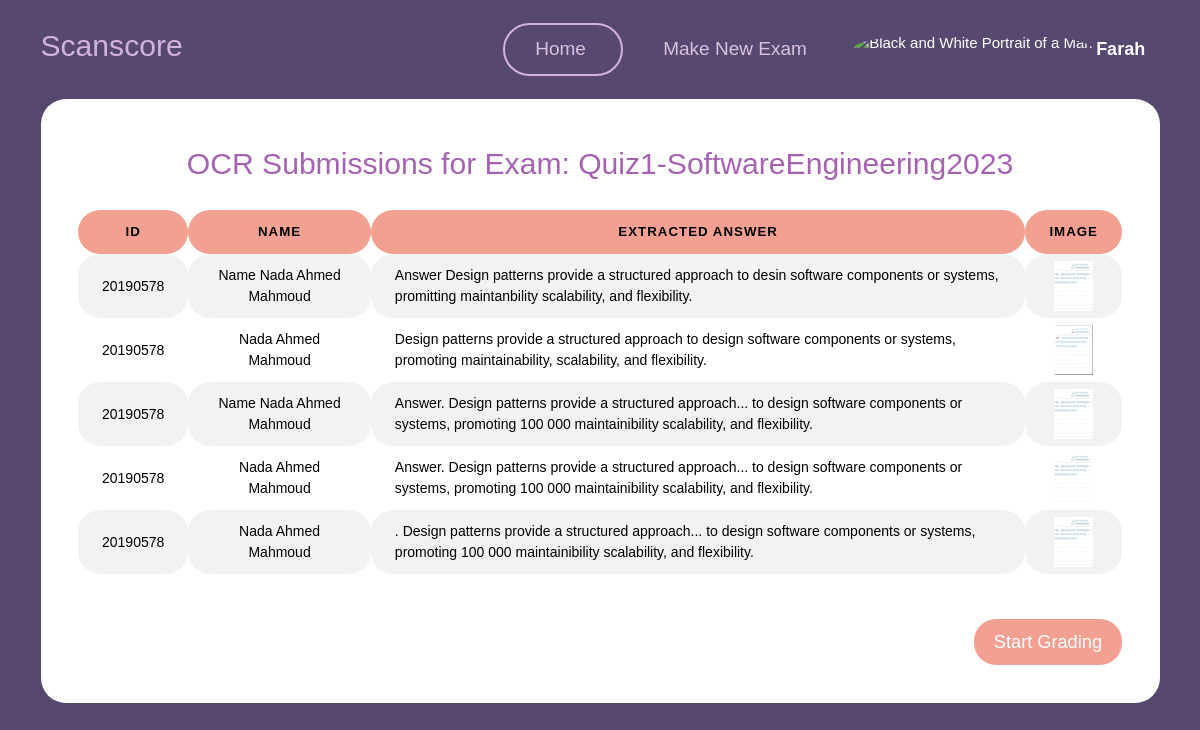
Screenshot of /teacher/exam/28/view_submissions_ocr/ (signed in) with the database file from the repository.
### myapp/models.py (models this page shows)
class User(AbstractUser):
    userType = models.CharField(max_length=10, choices=[('teacher', 'Teacher'), ('student', 'Student')])

class Exam(models.Model):
    name = models.CharField(max_length=100)
    teacher = models.ForeignKey(User, on_delete=models.CASCADE)
    question= models.TextField(max_length=10000)
    model_answer = models.TextField(max_length=10000)
    keywordsList = models.TextField(max_length=10000,null=True,blank=True)
    is_active = models.BooleanField(default=False)
    time_created = models.DateTimeField(auto_now_add=True)
    time_updated = models.DateTimeField(auto_now=True)
    ocr_graded = models.BooleanField(default=False)

class ExamSubmissionOCR(models.Model):
    exam = models.ForeignKey(Exam, on_delete=models.CASCADE, related_name='ocr_submissions')
    teacher = models.ForeignKey(User, on_delete=models.CASCADE, related_name='ocr_submissions')
    student_id = models.CharField(max_length=20)
    student_name= models.CharField(max_length=100,default='Anonymous')
    image = models.ImageField(upload_to='ocr_images/')
    extracted_text = models.TextField(blank=True, null=True)
    score = models.DecimalField(max_digits=5, decimal_places=3, validators=[MaxValueValidator(10.000)])
    is_graded = models.BooleanField(default=False)
    time_created = models.DateTimeField(auto_now_add=True)

### myapp/views.py (the view)
# urls.py: path('teacher/exam/<int:exam_id>/view_submissions_ocr/', views.view_submissions_ocr, name='view_submissions_ocr'),
@login_required
def view_submissions_ocr(request, exam_id):
    exam = get_object_or_404(Exam, pk=exam_id)
    submissions = ExamSubmissionOCR.objects.filter(exam=exam)
    return render(request, 'myapp/teacher/view_submissions_ocr.html', {
        'exam': exam,
        'submissions': submissions
    })

### templates/myapp/teacher/view_submissions_ocr.html (shortened to what this page needs)
{% load static %}
<!DOCTYPE html>
<html lang="en">
<head>
    <link href="{% static 'vendor/datatables/dataTables.bootstrap4.min.css' %}" rel="stylesheet">
    <link href="{% static 'vendor/aos/aos.css' %}" rel="stylesheet">
    <link href="{% static 'vendor/bootstrap/css/bootstrap.min.css' %}" rel="stylesheet">
    <link href="{% static 'vendor/bootstrap-icons/bootstrap-icons.css' %}" rel="stylesheet">
    <link href="{% static 'vendor/boxicons/css/boxicons.min.css' %}" rel="stylesheet">
    <link href="{% static 'vendor/glightbox/css/glightbox.min.css' %}" rel="stylesheet">
    <link href="{% static 'vendor/remixicon/remixicon.css' %}" rel="stylesheet">
    <link href="{% static 'vendor/swiper/swiper-bundle.min.css' %}" rel="stylesheet">
    <link href="{% static 'css/style.css' %}" rel="stylesheet">
    <link href="{% static 'assets/css/bootstrap.min.css' %}" rel="stylesheet">
    <link href="{% static 'assets/css/plugins.min.css' %}" rel="stylesheet">
    <link href="{% static 'assets/css/kaiadmin.min.css' %}" rel="stylesheet">
</head>
<body>
    <header id="header">
        <div class="container align-items-center justify-content-between">
            <h1 class="me-auto"><a href="{% url 'teacher_dashboard' %}" style="color: #d4b3db;">Scanscore</a></h1>
            <nav id="navbar" class="navbar order-last order-lg-0">
                <ul>
                    <li><a class="nav-link scrollto Active" href="{% url 'teacher_dashboard' %}" id="home">Home</a>
                    </li>
                    <li><a class="nav-link scrollto" href="{% url 'create_exam' %}" id="makenew">Make New Exam</a></li>
                    <li class="dropdown">
                        <a href="#">
                            <img src="{% static 'img/unknown_user.jpg' %}" class="rounded-circle" height="35"
                                alt="Black and White Portrait of a Man" loading="lazy" />
                            <strong class="d-none d-sm-block ms-1" id="username">{{ user.first_name }}</strong><i
                                class="bi bi-chevron-down"></i>
                        </a>
                    </li>
                </ul>
            </nav>
        </div>
    </header>
    <div class="container">
        <div class="justify-content-center" data-aos="fade-up" data-aos-delay="200">
            <div class="card text-black">
                <h1 style="text-align: center;margin-top: 2%;color:#a562b1;">OCR Submissions for Exam: {{ exam.name }}
                </h1>
                <div class="card-body">
                    <div class="table-responsive">
                        <table id="basic-datatables" class="display table table-striped table-hover"
                            style="border-radius: 22px !important; text-align: center;">
                            <thead>
                                <tr>
                                    <th class="style2"> ID</th>
                                    <th class="style2"> Name</th>
                                    <th class="style2"> Extracted Answer</th>
                                    <th class="style2"> Image</th>
                                </tr>
                            </thead>
                            <tbody>
                                {% for submission in submissions %}
                                <tr>
                                    <td class="Border">{{ submission.student_id }}</td>
                                    <td class="Border">{{ submission.student_name }}</td>
                                    <td class="Border" style="text-align: left;">{{ submission.extracted_text }}</td>
                                    <td class="Border">
                                        <img src="{{ submission.image.url }}" alt="Student Submission"
                                            style="cursor: pointer; max-width: 200px; max-height: 50px;"
                                            onclick="showModal('{{ submission.image.url }}')">
                                    </td class="Border">
                                </tr>
                                {% endfor %}
                            </tbody>
                        </table>
                    </div>
                    <div style="margin-top: 3%; text-align: right;">
                        {% if submissions %}
                        <form action="{% url 'view_grades_ocr' exam.id %}" method="post">
                            <button type="submit" class="btn btn-success">Start Grading</button>
                        </form>
                        {% endif %}
                    </div>
                </div>
            </div>
        </div>
    </div>
</body>
</html>

### Scanscore/static/css/style.css (style rules this page uses)
body { font-family: "Open Sans", sans-serif; background: #574870 !important; }
:root { --background-color: #ffffff; --background-color-rgb: 255, 255, 255; --default-color: #444444; --default-color-rgb: 68, 68, 68; --heading-color: #9e69a9; --heading-color-rgb: 55, 81, 126; --accent-color: #9e69a9; --accent-color-rgb: 71, 178, 228; --contrast-color: #ffffff; --contrast-color-rgb: 255, 255, 255; }
#home { color: #d9c2de; width: 120px; border-radius: 50px; font-size: 19px; }
#makenew { color: #d9c2de; font-size: 19px; width: 190px; margin-left: 10px; border-radius: 50px; }
#header { background-color: transparent; }
#header .container { display: flex; justify-content: center; align-items: center; height: 100%; }
#username { font-size: 18px; }
.Active { border: 2px solid #d4b3db !important; }
a { text-decoration: none; }
#header { transition: all 0.5s; z-index: 997; padding: 15px 0; }
.navbar { padding: 0; }
.navbar ul { margin: 0; padding: 0; display: flex; list-style: none; align-items: center; }
.navbar li { position: relative; }
.navbar a, .navbar a:focus { display: flex; align-items: center; justify-content: space-between; padding: 10px 0 10px 30px; font-size: 15px; font-weight: 500; color: #fff; white-space: nowrap; transition: 0.3s; }
.navbar a i, .navbar a:focus i { font-size: 12px; line-height: 0; margin-left: 5px; }

### templates/myapp/teacher/view_submissions_ocr.html (style rules this page uses)
#header { background-color: transparent; }
#header .container { display: flex; justify-content: center; align-items: center; height: 100%; }
.card { padding: 20px; border-radius: 25px; }
.btn { display: inline-block; padding: 10px 20px; margin-bottom: 0; font-size: 14px; font-weight: 400; line-height: 1.42857143; text-align: center; white-space: nowrap; vertical-align: middle; cursor: pointer; border: none; border-radius: 22px; background-color: #f1a091 !important; color: white !important; }
.btn-success { border-color: #f1a091; font-size: 130%; }
.Border { border-radius: 22px !important; }
.table>tbody>tr>td { padding-top: 7px !important; padding-bottom: 7px !important; }
.Active { border: 2px solid #d4b3db !important; }
.style2 { background-color: #f1a091 !important; border-radius: 22px !important; }

### rows the page displays
User: first_name "Farah"
Exam: name "Quiz1-SoftwareEngineering2023"
ExamSubmissionOCR: student_id "20190578", student_name "Name Nada Ahmed Mahmoud", extracted_text "Answer Design patterns provide a structured approach to desin software components or systems, promitting maintanbility scalability, and flexibility.", image (picture)
ExamSubmissionOCR: student_id "20190578", student_name "Nada Ahmed Mahmoud", extracted_text "Design patterns provide a structured approach to design software components or systems, promoting maintainability, scalability, and flexibility.", image (picture)
ExamSubmissionOCR: student_id "20190578", student_name "Name Nada Ahmed Mahmoud", extracted_text "Answer. Design patterns provide a structured approach... to design software components or systems, promoting 100 000 maintainibility scalability, and flexibility.", image (picture)
ExamSubmissionOCR: student_id "20190578", student_name "Nada Ahmed Mahmoud", extracted_text "Answer. Design patterns provide a structured approach... to design software components or systems, promoting 100 000 maintainibility scalability, and flexibility.", image (picture)
ExamSubmissionOCR: student_id "20190578", student_name "Nada Ahmed Mahmoud", extracted_text ". Design patterns provide a structured approach... to design software components or systems, promoting 100 000 maintainibility scalability, and flexibility.", image (picture)
